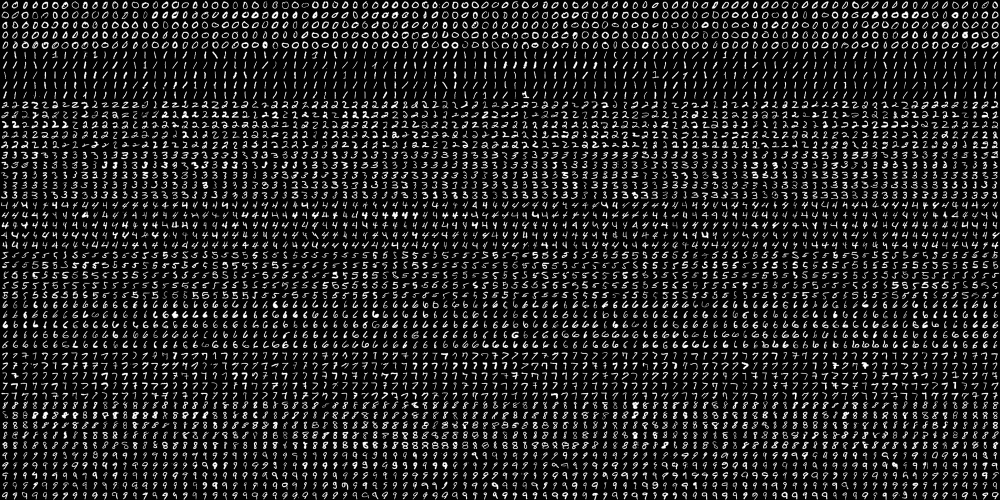
#> input picture day08/digits.png, 2000 x 1000 px (shown at 1/2 size)
$ python k-NN.py
#> lines starting #> are read from the running program, lines starting #| are printed output that depends on the picture
### day08/mlist.py
import numpy as np, cv2
from sampledownload import get_sample
data = None  # 이미지 데이타 셋
k = list(range(10)) # [0,1,2,3,4,5,6,7,8,9] 레이블 셋

# 이미지 데이타 읽어들이는 함수 ---①
def load():
    global data
    # 0~9 각각 500(5x100)개, 총5000(50x100)개, 한 숫자당 400(20x20)픽셀
    image = cv2.imread(get_sample('digits.png',repo ='insightbook'))
    gray = cv2.cvtColor(image,cv2.COLOR_BGR2GRAY)
    # 숫자 한개(20x20)씩 구분하기 위해 행별(50)로 나누고 열별(100)로 나누기
    cells = [np.hsplit(row,100) for row in np.vsplit(gray,50)]
    # 리스트를 NumPy 배열로  변환 (50 x 100 x 20 x 20 )
    data = np.array(cells)

# 모든 숫자 데이타 반환 ---②
# [9 lines left out: function getData, not called in this run]

# 훈련용 데이타 반환 ---③
def getTrain(reshape=True):
    if data is None: load() # 이미지 읽기 확인
#> in load, image is the input picture: shape (1000, 2000, 3); min 0, max 255, mean 33.8
#> in load, `cells = [np.hsplit(row,100) for row in np.vsplit(gray,50)]`: cells = 50 items
    # 50x100 중에 90열만 훈련 데이타로 사용
    train = data[:,:90]
    if reshape:
        # 훈련 데이타를 N X 400으로 변환
        train = train.reshape(-1,400).astype(np.float32) # 4500x400
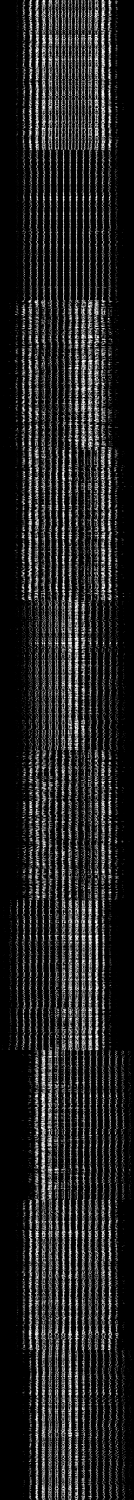
#> train: shape (4500, 400) float32 (shown at 1/3 size); min 0, max 255, mean 33.8
    # 레이블 생성
    train_labels = np.repeat(k,450).reshape(-1,1) # 각 숫자당 45번 반복(10x450)
    return (train, train_labels)

# 테스트용 데이타 반환 ---④
def getTest(reshape=True):
    if data is None: load()
    # 50x100 중에 마지막 10열만 훈련 데이타로 사용
    test = data[:,90:100]
    # 테스트 데이타를 N x 400으로 변환
    if reshape:
        test = test.reshape(-1,400).astype(np.float32) # 500x400
    test_labels = np.repeat(k,50).reshape(-1,1)
    return (test, test_labels)


# 손글씨 숫자 한 개를 20x20 로 변환후에 1x400 형태로 변환 ---⑤
# [20 lines left out: function digit2data, not called in this run]

### day08/sampledownload.py
import urllib.request
import os
import cv2 as cv
def get_sample(filename, repo='insightbook'):
    """부교 또는 OpenCV 공식 샘플 이미지 자동 다운로드

    Args:
        filename (str): 이미지 파일명 (예: 'morphological.png')
        repo (str): 'insightbook' (부교) 또는 'opencv' (공식)

    Returns:
        str: 다운로드된 파일명
    """
    if not os.path.exists(filename):
        if repo == 'insightbook':
            url = f"https://raw.githubusercontent.com/dltpdn/insightbook.opencv_project_python/master/img/{filename}"
        else:  # opencv 공식
            url = f"https://raw.githubusercontent.com/opencv/opencv/master/samples/data/{filename}"
        urllib.request.urlretrieve(url, filename)
    return filename

# 사용 방법
# img = cv.imread(get_sample('coin.png', repo='insightbook'))

### day08/k-NN.py
import numpy as np

import cv2

import mlist as mnist
from matplotlib import pyplot as plt

# ① 훈련 데이터와 테스트 데이터 로드 ---

train, train_labels = mnist.getTrain()
#> train_labels = 4500 values from 0 to 9

test, test_labels = mnist.getTest()
#> in getTest, `test = test.reshape(-1,400).astype(np.float32)`:
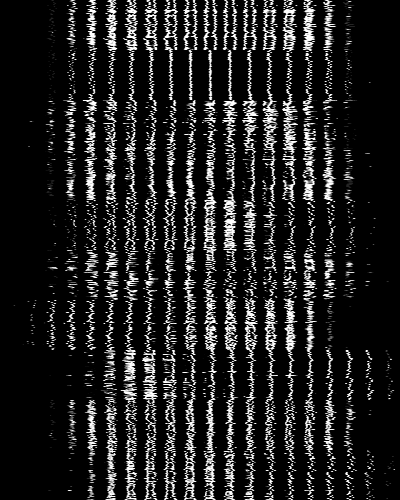
#> test: shape (500, 400) float32; min 0, max 255, mean 34
#> test_labels = 500 values from 0 to 9

print(f"훈련 데이터: {train.shape[0]}개 샘플")
#| 훈련 데이터: 4500개 샘플

print(f"테스트 데이터: {test.shape[0]}개 샘플")
#| 테스트 데이터: 500개 샘플

# ② k-NN 모델 생성 및 훈련 ---

knn = cv2.ml.KNearest_create()

knn.train(train, cv2.ml.ROW_SAMPLE, train_labels)

print("✅ k-NN 모델 훈련 완료")

# ③ k값을 1~10까지 변경하며 정확도 측정 ---

print("\n" + "="*50)

print("k값에 따른 정확도 비교")

print("="*50)

accuracies = {}

for k in range(1, 21):

    ret, result, neighbors, distance = knn.findNearest(test, k=k)

    correct = np.sum(result == test_labels)

    accuracy = correct / result.size * 100.0

    accuracies[k] = accuracy

    print(f"k={k:2d}: {accuracy:.2f}%")
#> this loop made 20 passes
#> (correct, accuracy) on passes 1 to 12: (477, 95.4), (472, 94.4), (475, 95), (472, 94.4), (471, 94.2), (471, 94.2), (472, 94.4), (468, 93.6), (467, 93.4), (465, 93), (465, 93), (464, 92.8)
#| k= 1: 95.40%
#| k= 2: 94.40%
#| k= 3: 95.00%
#| k= 4: 94.40%
#| k= 5: 94.20%
#| k= 6: 94.20%
#| k= 7: 94.40%
#| k= 8: 93.60%
#> (further printed lines are left out)
#> after the loop, accuracies = 20 items

# 최적 k값 찾기

best_k = max(accuracies, key=accuracies.get)
#> best_k = 1
best_acc = accuracies[best_k]
#> best_acc = 95.4

print(f"\n✅ 최적 k값: {best_k} (정확도: {best_acc:.2f}%)")
#| ✅ 최적 k값: 1 (정확도: 95.40%)
fig, axes = plt.subplots(2, 5, figsize=(10, 4))

for i in range(10):

    ax = axes[i // 5, i % 5]

    # 400개 특징을 20x20으로 변환

    img = test[i].reshape(20, 20)

    ax.imshow(img, cmap='gray')

    ax.set_title(f"Label: {int(test_labels[i][0])}")

    ax.axis('off')
#> this loop made 10 passes
#> pass 1, `img = test[i].reshape(20, 20)`:
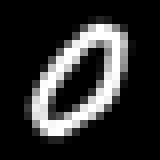
#> img: shape (20, 20) float32 (shown 8 times larger); min 0, max 255, mean 47.3
#> pass 2, `img = test[i].reshape(20, 20)`:
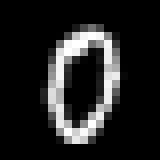
#> img: shape (20, 20) float32 (shown 8 times larger); min 0, max 255, mean 34.3
#> pass 3, `img = test[i].reshape(20, 20)`:
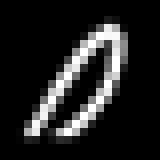
#> img: shape (20, 20) float32 (shown 8 times larger); min 0, max 255, mean 34.3

plt.tight_layout()

plt.show()
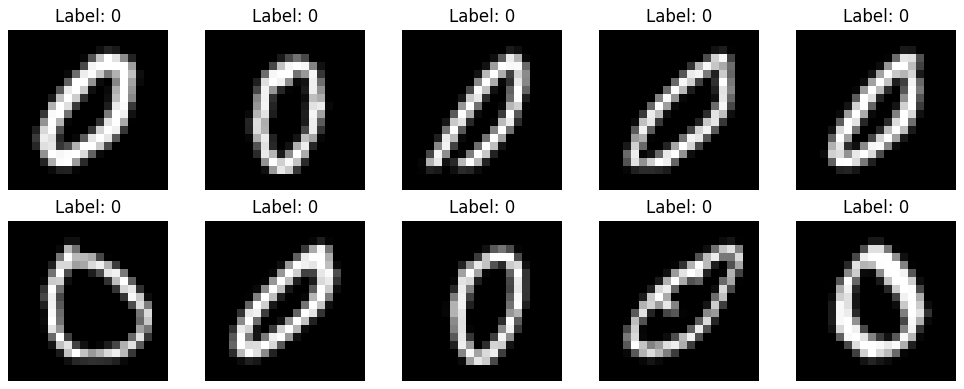
#> figure drawn by matplotlib, 10 panels
